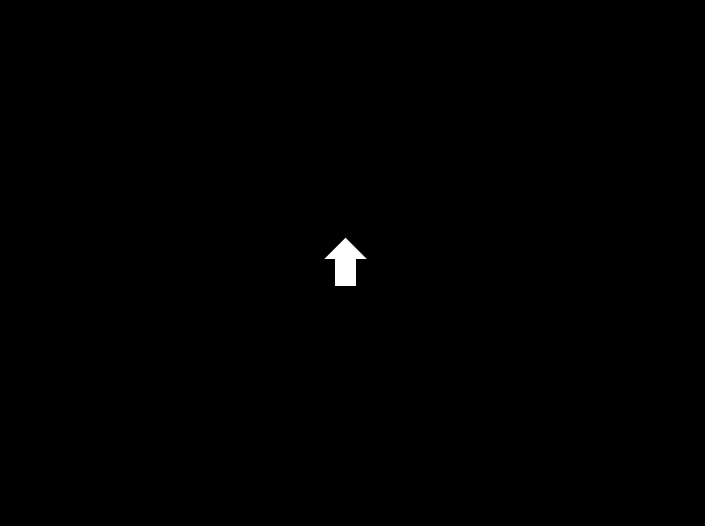
#> input picture Tomo_sim/arrow4.png, 705 x 526 px
$ jupyter execute --allow-errors '调试.ipynb'   (shell and % lines are left out)
#> lines starting #> are read from the running program, lines starting #| are printed output that depends on the picture
[cell 1]
import numpy as np
import scipy.integrate as integrate
from scipy.signal import fftconvolve
import os,sys
import yaml
import matplotlib.pyplot as plt
import math
import cv2

[cell 2]
def sample_coordinate(pixelsize_x = 55e-06,pixelsize_y = 55e-06,fs_size = 2000,ss_size = 2000,focus_x = 1.2e-03,focus_y = 1.0e-03,defocus = 400e-06, det_dist = 14.0e-03, ap_x = 40e-06, ap_y= 40e-06,wl = 7.29e-11):

    xx_span = fs_size * pixelsize_x
    yy_span = ss_size * pixelsize_y
    x_span_obj =  ap_x / focus_x * defocus
    y_span_obj =  ap_y / focus_y * defocus
    print(x_span_obj,y_span_obj)
    sintheta_x = (ap_x/2)/np.sqrt((ap_x/2)**2+focus_x**2)
    sintheta_y = (ap_y/2)/np.sqrt((ap_y/2)**2+focus_y**2)
    print(sintheta_x,sintheta_y)
    n_x = int(pow(2, np.ceil(np.log(np.maximum(x_span_obj,ap_x) / wl * 2* sintheta_x)/np.log(2))))
    #n_x = int(np.maximum(x_span_obj,ap_x) / wl * 2* sintheta_x)
    n_y = int(pow(2, np.ceil(np.log(np.maximum(y_span_obj,ap_y) / wl * 2* sintheta_y)/np.log(2))))
    #n_y = int(np.maximum(y_span_obj,ap_y) / wl * 2* sintheta_y)
    n_xx = int(pow(2, np.ceil(np.log(np.maximum(xx_span,x_span_obj) / wl * 2* sintheta_x)/np.log(2))))
    #n_xx = int(np.maximum(xx_span,x_span_obj) / wl * 2* sintheta_x)
    n_yy = int(pow(2, np.ceil(np.log(np.maximum(yy_span,y_span_obj) / wl * 2* sintheta_y)/np.log(2))))
    #n_yy = int(np.maximum(yy_span,y_span_obj) / wl * 2* sintheta_y)
    print(n_x,n_y)
    # [4 lines of commented-out code are left out]

    delta_xlen = ap_x / n_x
    delta_ylen = ap_y / n_y
    delta_xobj = x_span_obj/n_x
    delta_yobj = y_span_obj/n_y
    delta_xdet = xx_span/n_x
    delta_ydet = yy_span/n_y

    return delta_xlen,delta_ylen,delta_xobj,delta_yobj,delta_xdet,delta_ydet,n_x,n_y,n_xx,n_yy

[cell 3]
def wf_ini1d(corordinate,wavenumber,alpha,focus):
    u0 = np.exp(1.j*wavenumber/2/focus*corordinate**2 + 1e9j*alpha*(corordinate/focus)**3)
    return u0

[cell 4]
def wf_ini_noabe_1d(corordinate,wavenumber,alpha,focus):
    u0 = np.exp(1.j*wavenumber/2/focus*corordinate**2)
    return u0

[cell 5]
def cov_kernel1d(corordinate,delta_input,delta,wavenumber,distance,wl):
    hn = distance/1.j/np.sqrt(wl)*delta_input*np.exp(-1.j*wavenumber*np.sqrt(((corordinate*delta)**2 + distance**2)))/((corordinate*delta)**2 + distance**2)**0.75
    return hn

[cell 6]
def wm(corordinate,n,af = 1):
    wm = np.exp(1.j*np.pi*corordinate**2*af/n)
    return wm

def hm(corordinate,n,af = 1):
    hm = np.exp(-1.j*np.pi*corordinate**2*af/n)
    return hm

[cell 7]
with open('configure_simtry.yml','r') as conf_para:
    conf_para = yaml.load(conf_para,Loader=yaml.FullLoader)
#print(conf_para)

[cell 8]
alpha_x = conf_para['Lens']['alpha_x']
alpha_y = conf_para['Lens']['alpha_y']
focus_x = conf_para['Lens']['focus_x']
focus_y = conf_para['Lens']['focus_y']

det_dist = conf_para['Exp_geom']['det_dist']
defocus = conf_para['Exp_geom']['defocus']
ap_x = conf_para['Lens']['ap_x']
ap_y = conf_para['Lens']['ap_y']

ss_size = conf_para['Detector']['ss_size']
fs_size = conf_para['Detector']['fs_size']

pixelsize_x = conf_para['Detector']['pixelsize_x']
pixelsize_y = conf_para['Detector']['pixelsize_y']
wl = conf_para['Source']['wl']
#wl = 7.29e-10
k = 2*np.pi/wl
print(pixelsize_x)

[cell 9]
delta_xlen,delta_ylen,delta_xobj,delta_yobj,delta_xdet,delta_ydet,n_x,n_y,n_xx,n_yy = sample_coordinate(pixelsize_x = pixelsize_x,pixelsize_y = pixelsize_y,fs_size = fs_size,ss_size = ss_size,focus_x = focus_x,focus_y = focus_y,defocus = defocus, det_dist = det_dist, ap_x = ap_x, ap_y= ap_y,wl = wl)
print(n_xx,n_yy)

### Scale factor

[cell 10]
deltax = np.maximum(delta_xlen,delta_xobj)
print(deltax)
scale_factor_lenx = delta_xlen/deltax
scale_factor_objx = delta_xobj/deltax
print(scale_factor_lenx,scale_factor_objx)
#M_x = int(n_x * (1 + np.minimum(scale_factor_lenx,scale_factor_objx)))
M_x = int(pow(2, np.ceil(np.log(n_x * (1 + np.minimum(scale_factor_lenx,scale_factor_objx)))/np.log(2))))
print(M_x,(M_x-n_x)//2)

[cell 11]
M_x_arr = np.arange(-(M_x),(M_x))
x_len_arr = M_x_arr * delta_xlen
#u0_x = wf_ini_noabe_1d(x_len_arr,wavenumber = k,alpha = alpha_x,focus=focus_x)
u0_x = wf_ini1d(x_len_arr,wavenumber = k,alpha = alpha_x,focus=focus_x)
u0_x[np.abs(x_len_arr)>ap_x/2]=0
#u0_xnew = np.pad(u0_x,((M_x-n_x)//2,(M_x-n_x)//2),'constant',constant_values= (0,0))
plt.plot(x_len_arr,np.abs(u0_x))
#plt.plot(x_len_arr,np.unwrap(np.angle(u0_x)))
print(n_x,u0_x.shape)
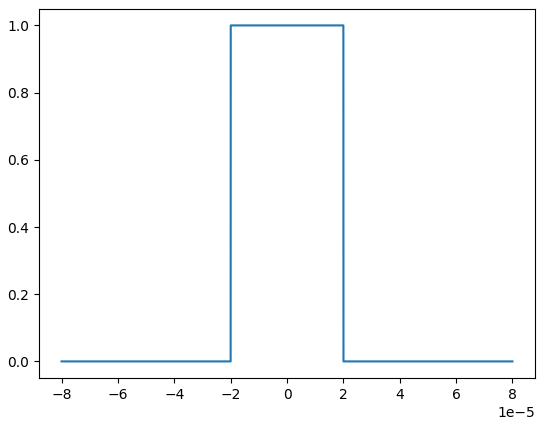
#> figure drawn by matplotlib, 1 panel; curve peaks at x = -2e-05, y = 1

[cell 12]
x_obj_arr = M_x_arr*delta_xobj
#print(wl)
hn_x = cov_kernel1d(M_x_arr,delta_input = delta_xlen,delta=deltax,wavenumber=k,wl=wl,distance = (focus_x+defocus))
f_M_x_arr = np.fft.fftfreq(M_x*2)
wm_x_len = wm(M_x_arr,n=M_x,af=scale_factor_lenx)
hm_x_len = hm(M_x_arr,n=M_x,af=scale_factor_lenx)
#%matplotlib widget
#plt.plot(wm_x_len)
wm_x_obj = wm(M_x_arr,n=M_x,af=scale_factor_objx)
#print(wm_x_len.shape)
u0_xf = np.fft.fftshift(np.fft.fft(u0_x)/M_x)
hn_xf = np.fft.fftshift(np.fft.fft(hn_x)/M_x)
#print(u0_xf.shape,hn_xf.shape,wm_x_len.shape)
gm_xf = u0_xf*hn_xf*wm_x_len
print(wm_x_obj.shape,gm_xf.shape)
u1_x = wm_x_obj * fftconvolve(gm_xf,hm_x_len,mode='same')

# [4 lines of commented-out code are left out]
px_abs = plt.plot(x_obj_arr,u0_xf)
#px= plt.plot(x_obj_arr,np.-unwrap(np.angle(u1_x)))
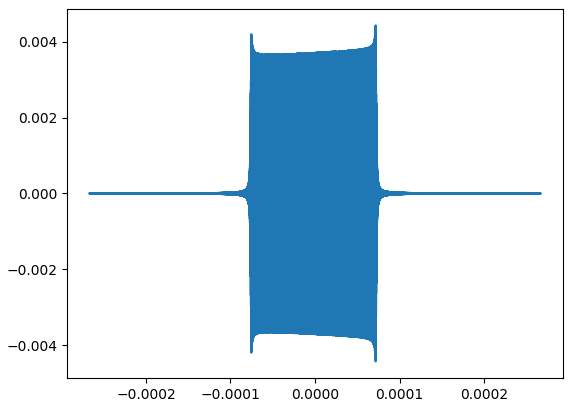
#> figure drawn by matplotlib, 1 panel; curve peaks at x = 7.17e-05, y = 0.00443

[cell 13]
fig, axes = plt.subplots(1, 2, figsize=(12, 4))
#axes[0].plot(np.abs(u1_x[500:2200]))
axes[0].plot(x_obj_arr,np.abs(u1_x))
axes[0].set_title('Lens_x Amplitude', fontsize=10)
axes[0].tick_params(direction='in', length=6, width=2, colors='b',
               grid_color='r', grid_alpha=0.5)
axes[0].xaxis.get_major_formatter().set_powerlimits((0,1))
#axes[0].set_xticklabels(x_obj_arr,fontsize = 8)
#axes[1].plot(np.unwrap(np.imag(u1_x[500:2200])))
axes[1].plot(x_obj_arr,-np.unwrap(np.angle(u1_x)))
axes[1].set_title('Lens_x Phase', fontsize=10)
axes[1].tick_params(direction='in', length=6, width=2, colors='b',
               grid_color='r', grid_alpha=0.5)
axes[1].xaxis.get_major_formatter().set_powerlimits((0,1))
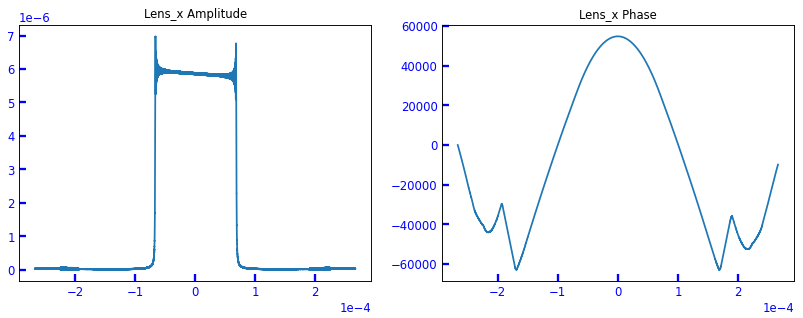
#> figure drawn by matplotlib, 2 panels; panel 1: curve peaks at x = -6.61e-05, y = 6.98e-06; panel 2: curve peaks at x = 0, y = 54841.1

#> (a cell that did not finish here is left out)

[cell 15]
deltay = np.maximum(delta_ylen,delta_yobj)
scale_factor_leny = delta_ylen/deltay
scale_factor_objy = delta_yobj/deltay
#M_y = int(n_y * (1 + np.minimum(scale_factor_leny,scale_factor_objy)))
M_y = int(pow(2, np.ceil(np.log(n_y * (1 + np.minimum(scale_factor_leny,scale_factor_objy)))/np.log(2))))
print(M_y)

[cell 16]
M_y_arr = np.arange(-M_y,M_y)
y_len_arr = M_y_arr * delta_ylen
f_M_y_arr = np.fft.fftfreq(M_y*2)
#u0_y = wf_ini_noabe_1d(y_len_arr,wavenumber = k,alpha = alpha_y,focus=focus_y)
u0_y = wf_ini1d(y_len_arr,wavenumber = k,alpha = alpha_y,focus=focus_y)
u0_y[np.abs(y_len_arr)>ap_y/2]=0
#u0_xnew = np.pad(u0_x,((M_x-n_x)//2,(M_x-n_x)//2),'constant',constant_values= (0,0))
plt.plot(y_len_arr,np.abs(u0_y))
#plt.plot(x_len_arr,np.unwrap(np.angle(u0_x)))
print(n_y,u0_y.shape)
#> figure, not shown here; curve peaks at x = -2e-05, y = 1

[cell 17]
y_obj_arr = M_y_arr*delta_yobj
#print(wl)
hn_y = cov_kernel1d(M_y_arr,delta_input = delta_ylen,delta=deltay,wavenumber=k,wl=wl,distance = (focus_y+defocus))

wm_y_len = wm(M_y_arr,n=M_y,af=scale_factor_leny)
hm_y_len = hm(M_y_arr,n=M_y,af=scale_factor_leny)
#%matplotlib widget
#plt.plot(wm_x_len)
wm_y_obj = wm(M_y_arr,n=M_y,af=scale_factor_objy)
#print(wm_x_len.shape)
u0_yf = np.fft.fftshift(np.fft.fft(u0_y)/M_y)
hn_yf = np.fft.fftshift(np.fft.fft(hn_y)/M_y)
#print(u0_xf.shape,hn_xf.shape,wm_x_len.shape)
gm_yf = u0_yf*hn_yf*wm_y_len
print(wm_y_obj.shape,gm_yf.shape)
u1_y = wm_y_obj * fftconvolve(gm_yf,hm_y_len,mode='same')

# [4 lines of commented-out code are left out]
plt.plot(y_obj_arr,u0_yf)
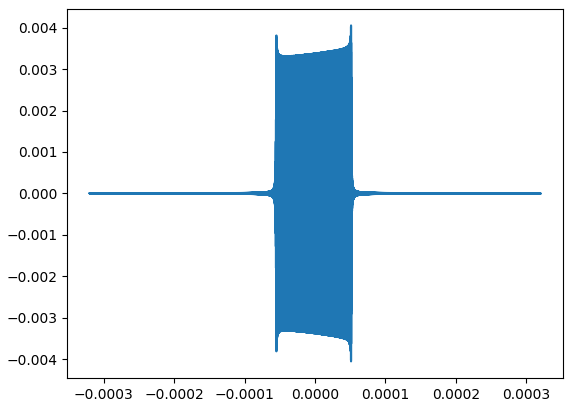
#> figure drawn by matplotlib, 1 panel; curve peaks at x = 5.12e-05, y = 0.00406

[cell 18]
fig, axes = plt.subplots(1, 2, figsize=(12, 4))
p1 = axes[0].plot(y_obj_arr,np.abs(u1_y))
axes[0].set_title('Lens_y Amplitude', fontsize=14)
axes[0].tick_params(direction='in', length=6, width=2, colors='b',
               grid_color='r', grid_alpha=0.5)
axes[0].xaxis.get_major_formatter().set_powerlimits((0,1))

p2 = axes[1].plot(y_obj_arr,-np.unwrap(np.angle(u1_y)))
axes[1].set_title('Lens_y Phase', fontsize=14)
axes[1].tick_params(direction='in', length=6, width=2, colors='b',
               grid_color='r', grid_alpha=0.5)
axes[1].xaxis.get_major_formatter().set_powerlimits((0,1))
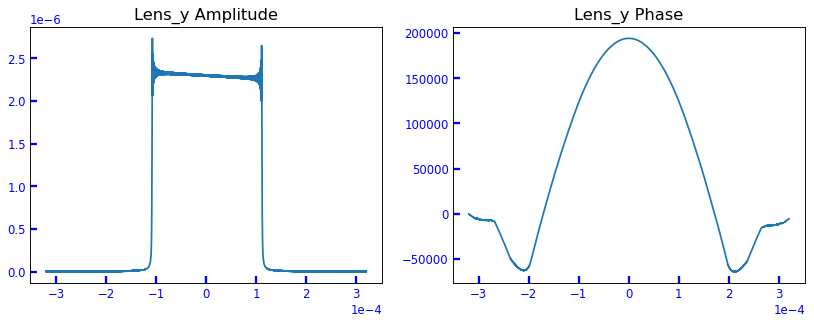
#> figure drawn by matplotlib, 2 panels; panel 1: curve peaks at x = -0.000107, y = 2.74e-06; panel 2: curve peaks at x = 2.44e-09, y = 194018.5

[cell 19]
print(scale_factor_lenx,scale_factor_objx)
print(scale_factor_leny,scale_factor_objy)
print(u1_x.shape,u1_y.shape)

[cell 20]
print(n_xx)

[cell 21]
u1_ytry = u1_y
u1_x = np.reshape(u1_x,(1,len(u1_x)))
u1_y = np.reshape(u1_y,(len(u1_y),1))
#print(u1_y.shape)

#> (a cell that did not finish here is left out)

[cell 23]
fig, axes = plt.subplots(1, 2, figsize=(12, 4))
x_min = np.min(x_obj_arr)
x_max = np.max(x_obj_arr)
y_min = np.min(y_obj_arr)
y_max = np.max(y_obj_arr)
#> (the rest of this cell did not finish here and is left out)

#> (a cell that did not finish here is left out)

#> (a cell that did not finish here is left out)

[cell 26]
img = cv2.imread('arrow4.png',0)
#> img is the input picture: shape (526, 705); min 0, max 255, mean 0.7
#%matplotlib widget
#plt.imshow(img)
#img2 = cv2.resize(img,(2*M_x,2*M_y))
#img2 = cv2.resize(img,(u1_trans.shape[1],u1_trans.shape[0]))
#> (the rest of this cell did not finish here and is left out)
